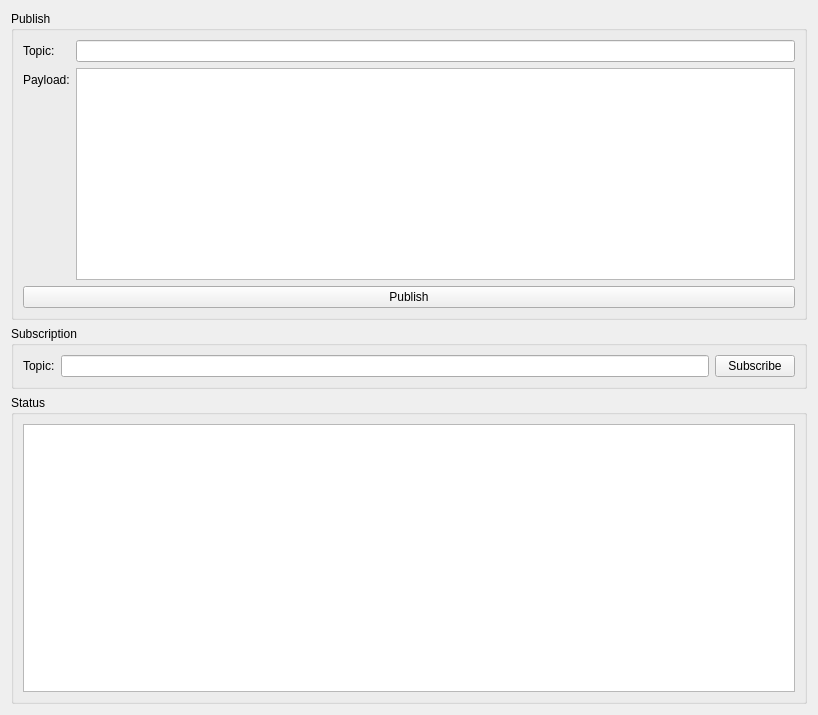
<?xml version="1.0" encoding="UTF-8"?>
<ui version="4.0">
 <class>AWSConnectionView</class>
 <widget class="QWidget" name="AWSConnectionView">
  <property name="geometry">
   <rect>
    <x>0</x>
    <y>0</y>
    <width>818</width>
    <height>715</height>
   </rect>
  </property>
  <property name="windowTitle">
   <string>Form</string>
  </property>
  <layout class="QVBoxLayout" name="verticalLayout_3">
   <item>
    <widget class="QGroupBox" name="groupBox">
     <property name="title">
      <string>Publish</string>
     </property>
     <layout class="QVBoxLayout" name="verticalLayout">
      <item>
       <layout class="QFormLayout" name="formLayout">
        <item row="0" column="0">
         <widget class="QLabel" name="label">
          <property name="text">
           <string>Topic:</string>
          </property>
         </widget>
        </item>
        <item row="0" column="1">
         <widget class="QLineEdit" name="publishTopicEdit"/>
        </item>
        <item row="1" column="0">
         <widget class="QLabel" name="label_2">
          <property name="text">
           <string>Payload:</string>
          </property>
         </widget>
        </item>
        <item row="1" column="1">
         <widget class="QPlainTextEdit" name="publishPayloadEdit"/>
        </item>
       </layout>
      </item>
      <item>
       <widget class="QPushButton" name="publishButton">
        <property name="text">
         <string>Publish</string>
        </property>
       </widget>
      </item>
     </layout>
    </widget>
   </item>
   <item>
    <widget class="QGroupBox" name="groupBox_3">
     <property name="title">
      <string>Subscription</string>
     </property>
     <layout class="QHBoxLayout" name="horizontalLayout">
      <item>
       <widget class="QLabel" name="label_3">
        <property name="text">
         <string>Topic:</string>
        </property>
       </widget>
      </item>
      <item>
       <widget class="QLineEdit" name="subscriptionTopicEdit"/>
      </item>
      <item>
       <widget class="QPushButton" name="subscriptionButton">
        <property name="text">
         <string>Subscribe</string>
        </property>
       </widget>
      </item>
     </layout>
    </widget>
   </item>
   <item>
    <widget class="QGroupBox" name="groupBox_2">
     <property name="title">
      <string>Status</string>
     </property>
     <layout class="QVBoxLayout" name="verticalLayout_2">
      <item>
       <widget class="QTableWidget" name="statusTable"/>
      </item>
     </layout>
    </widget>
   </item>
  </layout>
 </widget>
 <resources/>
 <connections/>
</ui>
